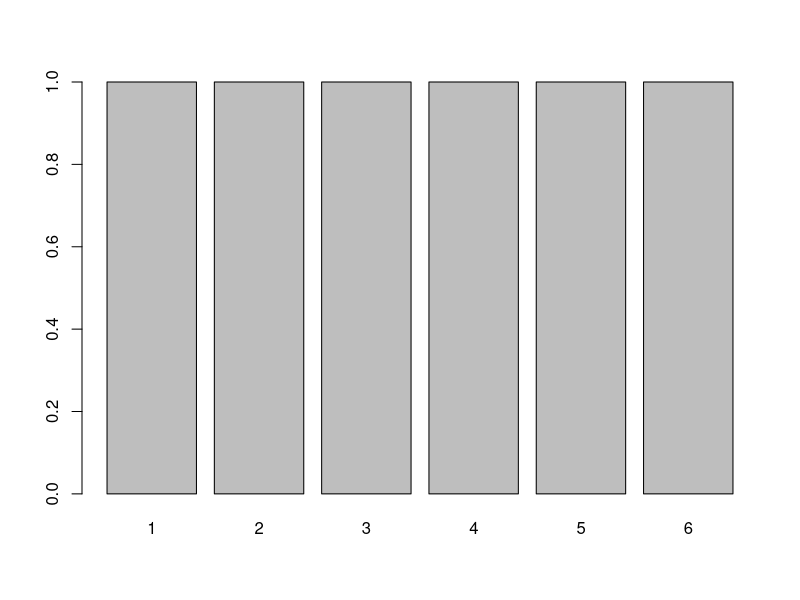
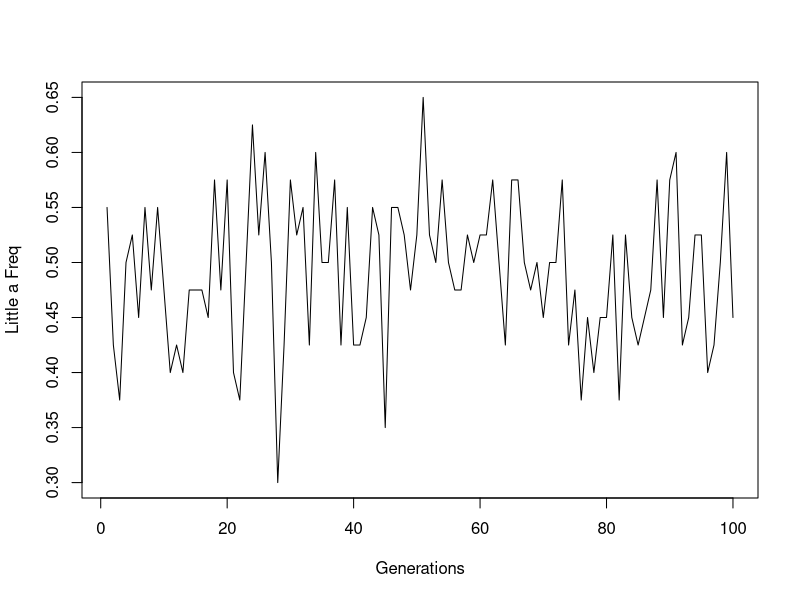
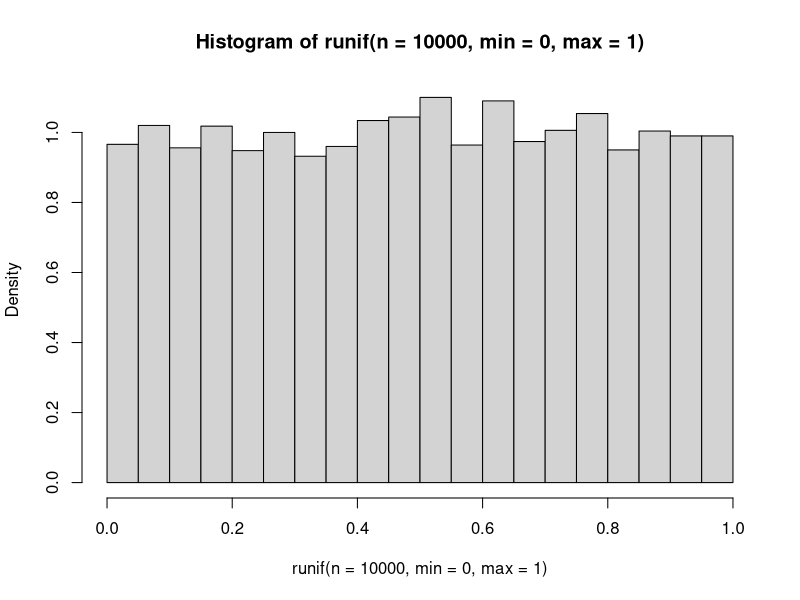
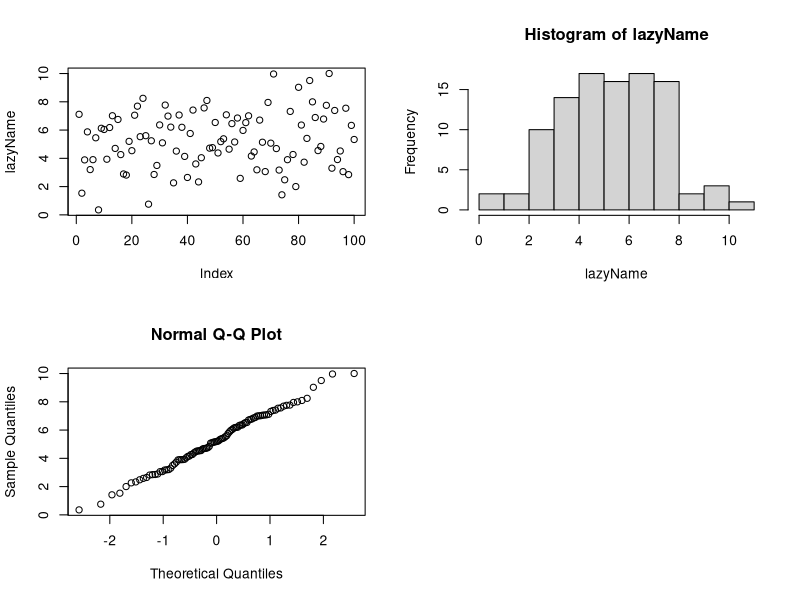
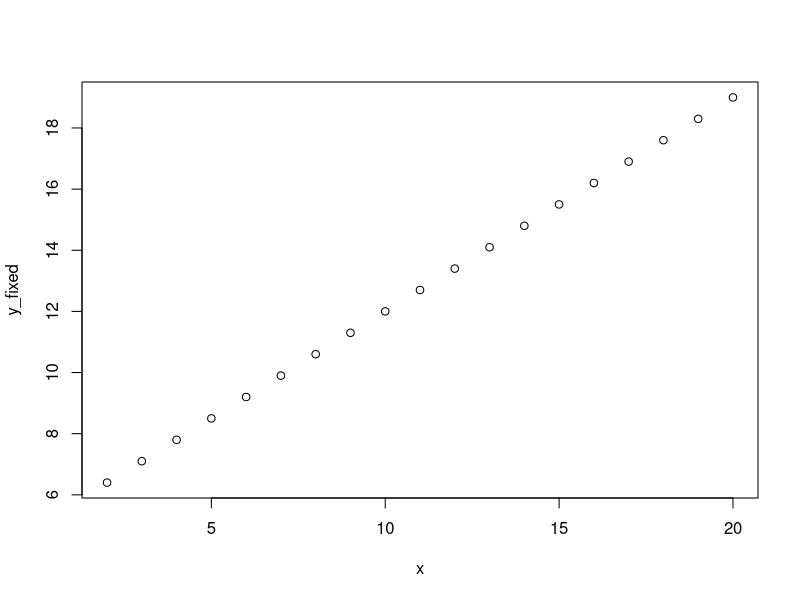

Reproduce these figures in R, in order. (Note: this script raises an error after producing the figures.)
## ---- chunk 1
knitr::opts_chunk$set(echo = TRUE)
## ---- chunk 2
set.seed(720)
x = rnorm(1000, mean = 5, sd = 1)
x = mean(x)
sample(x)
barplot(table(sample(1:6, size =6, replace = F)))
x = c(rep("A",20), rep( "a",20))
# x = sample(x,size = 40, replace = T)

pander = function(runs,pop){
  result = integer(runs)
  for (i in 1:runs){
    pop = sample(x,size = 40, replace = T)
    y = table(pop)[1]/(length(pop))
   
    if (names(y)=="a"){
      result[i] = y
    } else{
      result[i] = 0
    }
  }
  return(result)
}
UrTheBest =pander(100,x)
plot(UrTheBest, type = "l", xlab = "Generations", ylab = "Little a Freq") #I know there is a mistake because table turns into 1 column. It displeases me
table(x)
hist(runif(n = 10000, min =0, max = 1), freq = F)

lazyName = rnorm(n = 100, mean =5, sd =2)
par(mfrow= c(2,2))
plot(lazyName)
hist(lazyName)
qqnorm(y =lazyName)
howAreYouDrosopheeling = replicate(10, rnorm(n = 100, mean = 5, sd =2))
par(mfrow=c(1,1))
x = seq(2,20)
b =0.7
a =5
y_fixed = a+b*x
plot(y_fixed ~ x)
plot(sim~x,type ="n",xlim = c(0,20), ylim = c(0,25))
abline(a = 5, b =0.7, col ="red",lwd =3)
makeLine = function(){
  sim = rnorm(length(x), mean = y_fixed, sd = 2.5)
  sim.lm = lm(sim~x)
  #points(sim~x, pch=20)
  abline(sim.lm, col ="blue", lty =2)
}
replicate(25,makeLine())

backAgain = paste0(replicate(n = 100000,sample(c("a","c","t","g"),size =1, replace =T)),collapse = "")
length(backAgain)

iForgotTheFirstPartOfThatJoke =gregexpr("aactttt", backAgain, fixed = T, useBytes = T)
#fixed =T and useBytes=T speed things up
length(unlist(iForgotTheFirstPartOfThatJoke))
probYes = c(0.3,0.2,0.3,0.2)
backAgain = replicate(n = 100000,sample(c("a","c","t","g"),size =1, replace =T, prob =probYes))
table(backAgain)/length(backAgain)
backAgain = paste0(backAgain,collapse = "")
